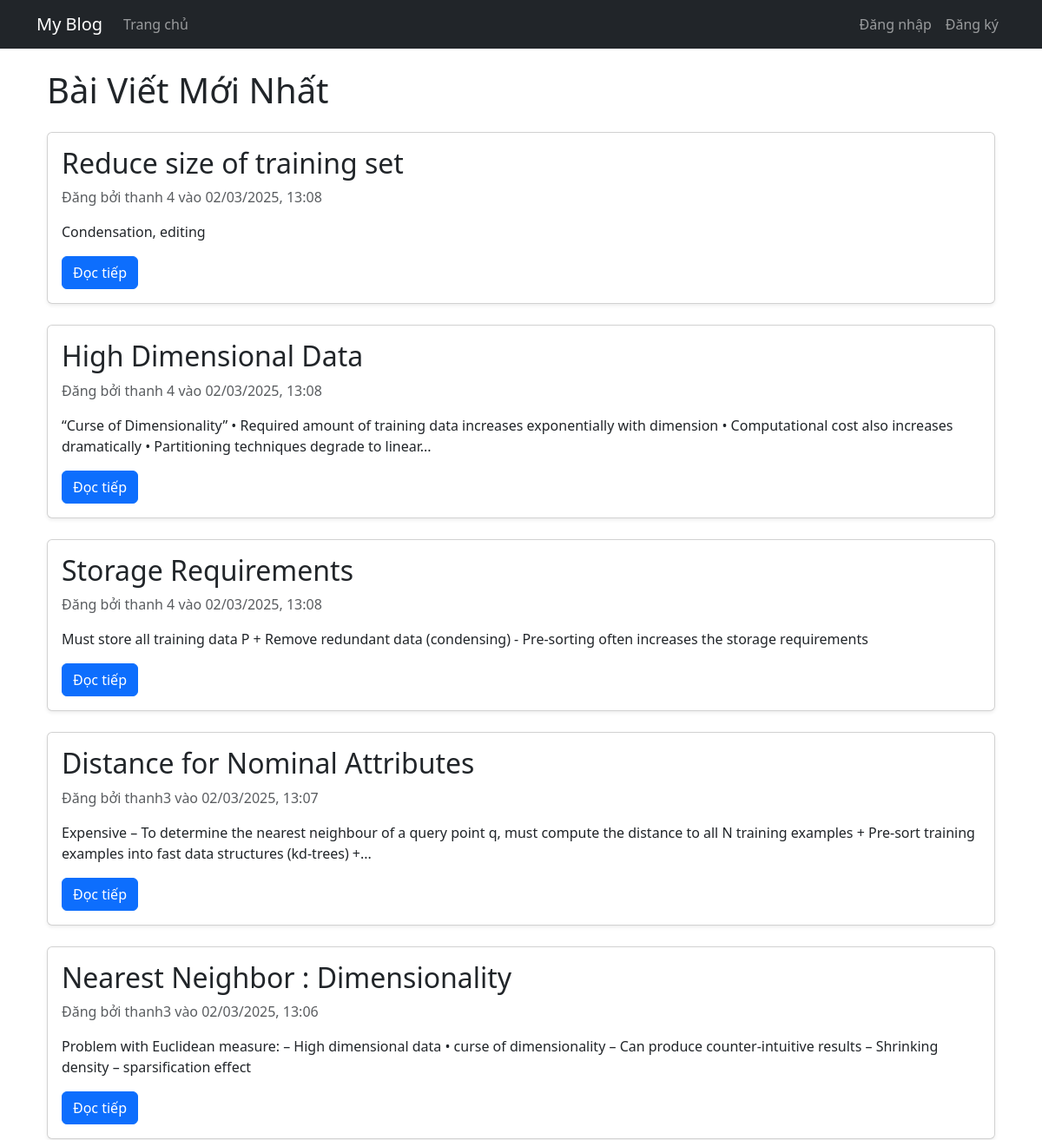
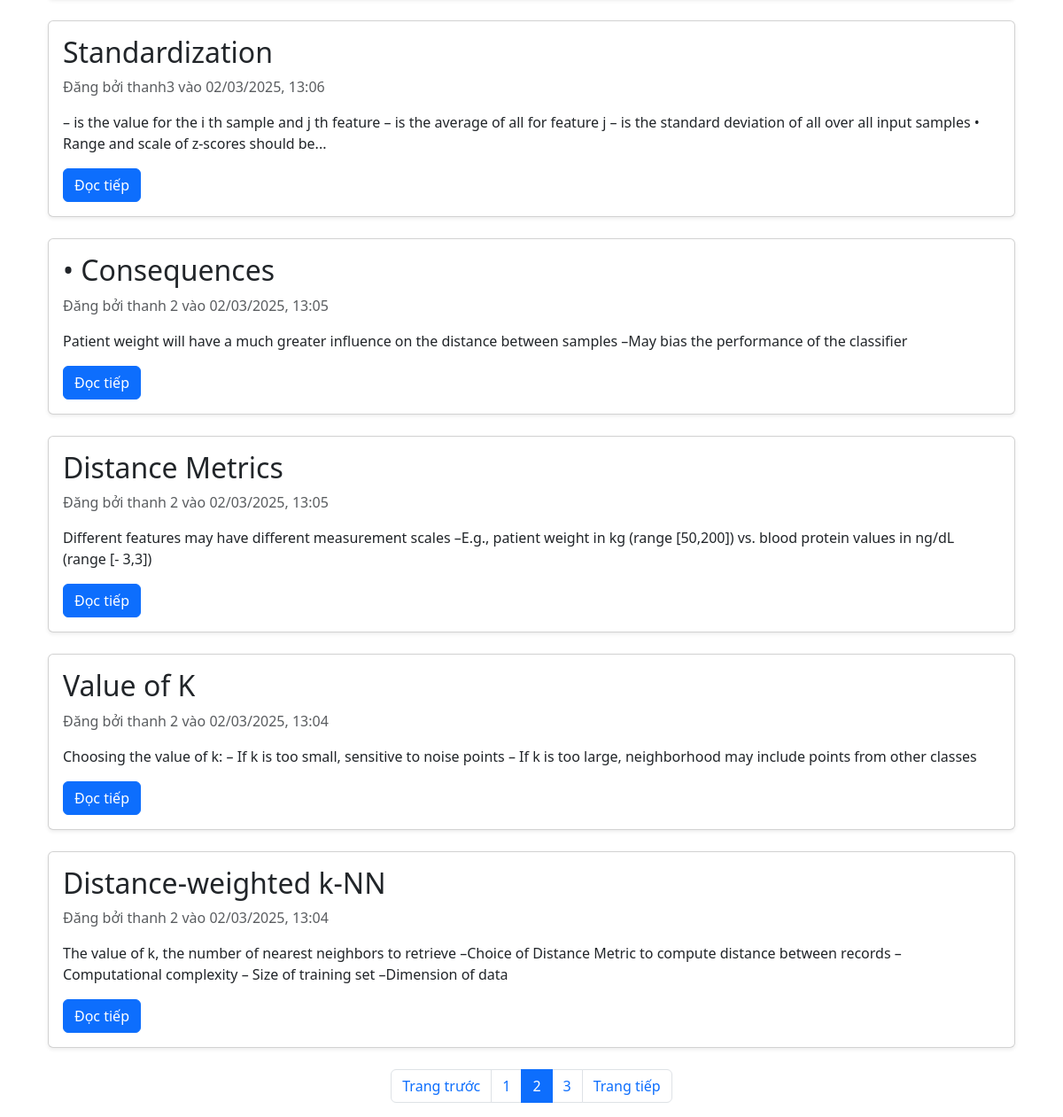
/page/2, run on the app's committed database (2 pictures, top to bottom).
### my_blog/app.py (models this page shows, shortened)
class Post(db.Model):
    id = db.Column(db.Integer, primary_key=True)
    title = db.Column(db.String(100), nullable=False)
    content = db.Column(db.Text, nullable=False)
    date_posted = db.Column(db.DateTime, default=datetime.utcnow)
    user_id = db.Column(db.Integer, db.ForeignKey('user.id'), nullable=False)

class User(db.Model, UserMixin):
    id = db.Column(db.Integer, primary_key=True)
    username = db.Column(db.String(20), unique=True, nullable=False)
    email = db.Column(db.String(120), unique=True, nullable=False)
    password = db.Column(db.String(60), nullable=False)
    posts = db.relationship('Post', backref='author', lazy=True)
    is_admin = db.Column(db.Boolean, default=False)
    is_blocked = db.Column(db.Boolean, default=False)

### my_blog/app.py (the view)
@app.route('/')
@app.route('/page/<int:page>')
def index(page=1):
    per_page = 10
    posts = Post.query.order_by(Post.date_posted.desc()).paginate(page=page, per_page=per_page, error_out=False)
    return render_template('index.html', posts=posts)

### my_blog/templates/index.html (shortened to what this page needs)
{% extends "layout.html" %}
{% block content %}
<div class="container mt-4">
    <h1 class="mb-4">Bài Viết Mới Nhất</h1>
    {% if posts.items %}
        {% for post in posts.items %}
        <div class="card mb-4 shadow-sm">
            <div class="card-body">
                <h2 class="card-title">{{ post.title }}</h2>
                <p class="card-text text-muted">Đăng bởi {{ post.author.username }} vào {{ post.date_posted.strftime('%d/%m/%Y, %H:%M') }}</p>
                <p class="card-text">{{ post.content|truncate(200) }}</p>
                <a href="{{ url_for('post', post_id=post.id) }}" class="btn btn-primary">Đọc tiếp</a>
            </div>
        </div>
        {% endfor %}
        <nav aria-label="Page navigation">
            <ul class="pagination justify-content-center">
                {% if posts.has_prev %}
                <li class="page-item">
                    <a class="page-link" href="{{ url_for('index', page=posts.prev_num) }}">Trang trước</a>
                </li>
                {% else %}
                <li class="page-item disabled">
                    <span class="page-link">Trang trước</span>
                </li>
                {% endif %}
                {% for page_num in posts.iter_pages(left_edge=1, right_edge=1, left_current=2, right_current=2) %}
                    {% if page_num %}
                        {% if page_num == posts.page %}
                        <li class="page-item active">
                            <span class="page-link">{{ page_num }}</span>
                        </li>
                        {% else %}
                        <li class="page-item">
                            <a class="page-link" href="{{ url_for('index', page=page_num) }}">{{ page_num }}</a>
                        </li>
                        {% endif %}
                    {% else %}
                        <li class="page-item disabled">
                            <span class="page-link">...</span>
                        </li>
                    {% endif %}
                {% endfor %}
                {% if posts.has_next %}
                <li class="page-item">
                    <a class="page-link" href="{{ url_for('index', page=posts.next_num) }}">Trang tiếp</a>
                </li>
                {% else %}
                <li class="page-item disabled">
                    <span class="page-link">Trang tiếp</span>
                </li>
                {% endif %}
            </ul>
        </nav>
    {% endif %}
</div>
{% endblock %}

### data on the page
Post: title "Reduce size of training set", author.username "thanh 4", date_posted "02/03/2025, 13:08", content "Condensation, editing"
Post: title "High Dimensional Data", author.username "thanh 4", date_posted "02/03/2025, 13:08", content "“Curse of Dimensionality” • Required amount of training data increases exponentially with dimension • Computational cost also increases dramatically • Partitioning techniques degrade to linear..."
Post: title "Storage Requirements", author.username "thanh 4", date_posted "02/03/2025, 13:08", content "Must store all training data P + Remove redundant data (condensing) - Pre-sorting often increases the storage requirements"
Post: title "Distance for Nominal Attributes", author.username "thanh3", date_posted "02/03/2025, 13:07", content "Expensive – To determine the nearest neighbour of a query point q, must compute the distance to all N training examples + Pre-sort training examples into fast data structures (kd-trees) +..."
Post: title "Nearest Neighbor : Dimensionality", author.username "thanh3", date_posted "02/03/2025, 13:06", content "Problem with Euclidean measure: – High dimensional data • curse of dimensionality – Can produce counter-intuitive results – Shrinking density – sparsification effect"
Post: title "Standardization", author.username "thanh3", date_posted "02/03/2025, 13:06", content "– is the value for the i th sample and j th feature – is the average of all for feature j – is the standard deviation of all over all input samples • Range and scale of z-scores should be..."
Post: title "• Consequences", author.username "thanh 2", date_posted "02/03/2025, 13:05", content "Patient weight will have a much greater influence on the distance between samples –May bias the performance of the classifier"
Post: title "Distance Metrics", author.username "thanh 2", date_posted "02/03/2025, 13:05", content "Different features may have different measurement scales –E.g., patient weight in kg (range [50,200]) vs. blood protein values in ng/dL (range [- 3,3])"
Post: title "Value of K", author.username "thanh 2", date_posted "02/03/2025, 13:04", content "Choosing the value of k: – If k is too small, sensitive to noise points – If k is too large, neighborhood may include points from other classes"
Post: title "Distance-weighted k-NN", author.username "thanh 2", date_posted "02/03/2025, 13:04", content "The value of k, the number of nearest neighbors to retrieve –Choice of Distance Metric to compute distance between records –Computational complexity – Size of training set –Dimension of data"

### other printed values
{{ page_num }} "1" "3"
{{ page_num }} "2"
